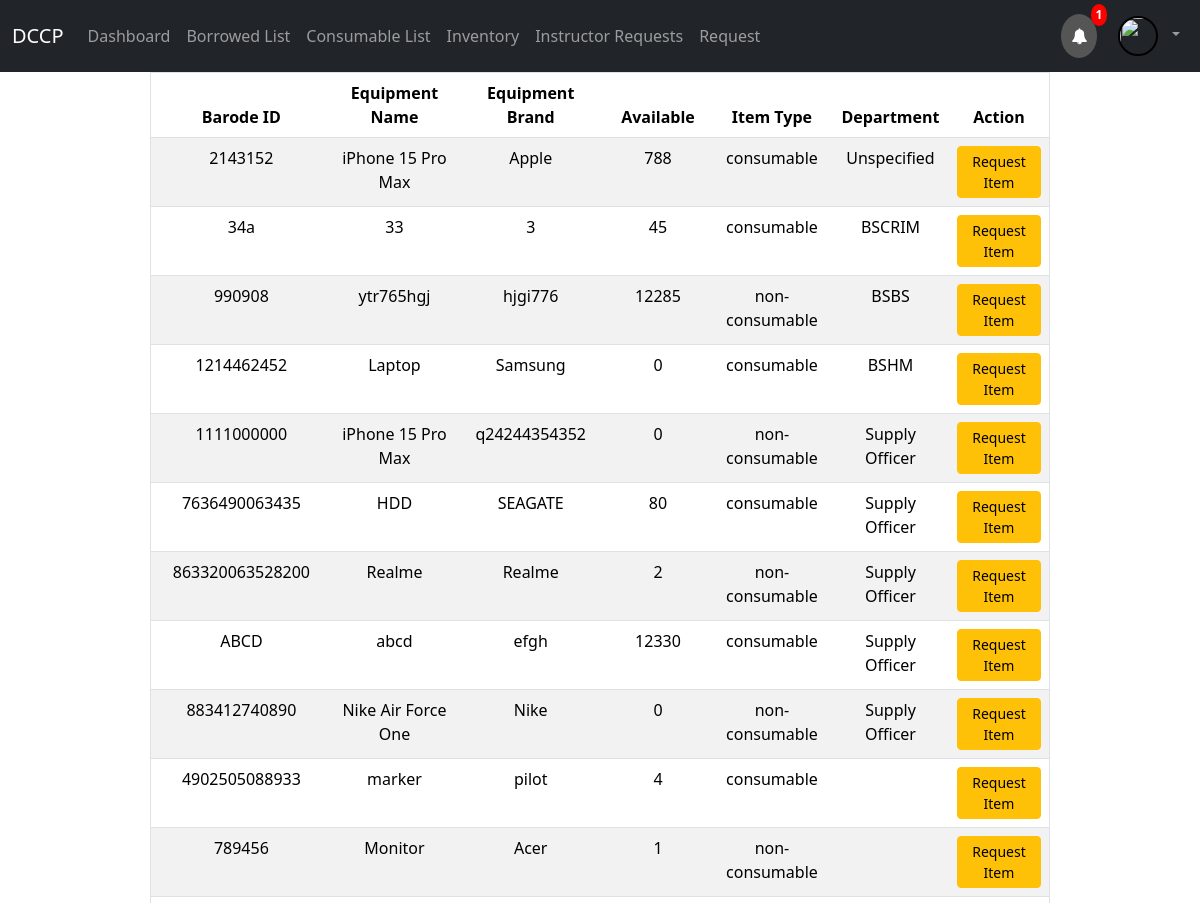
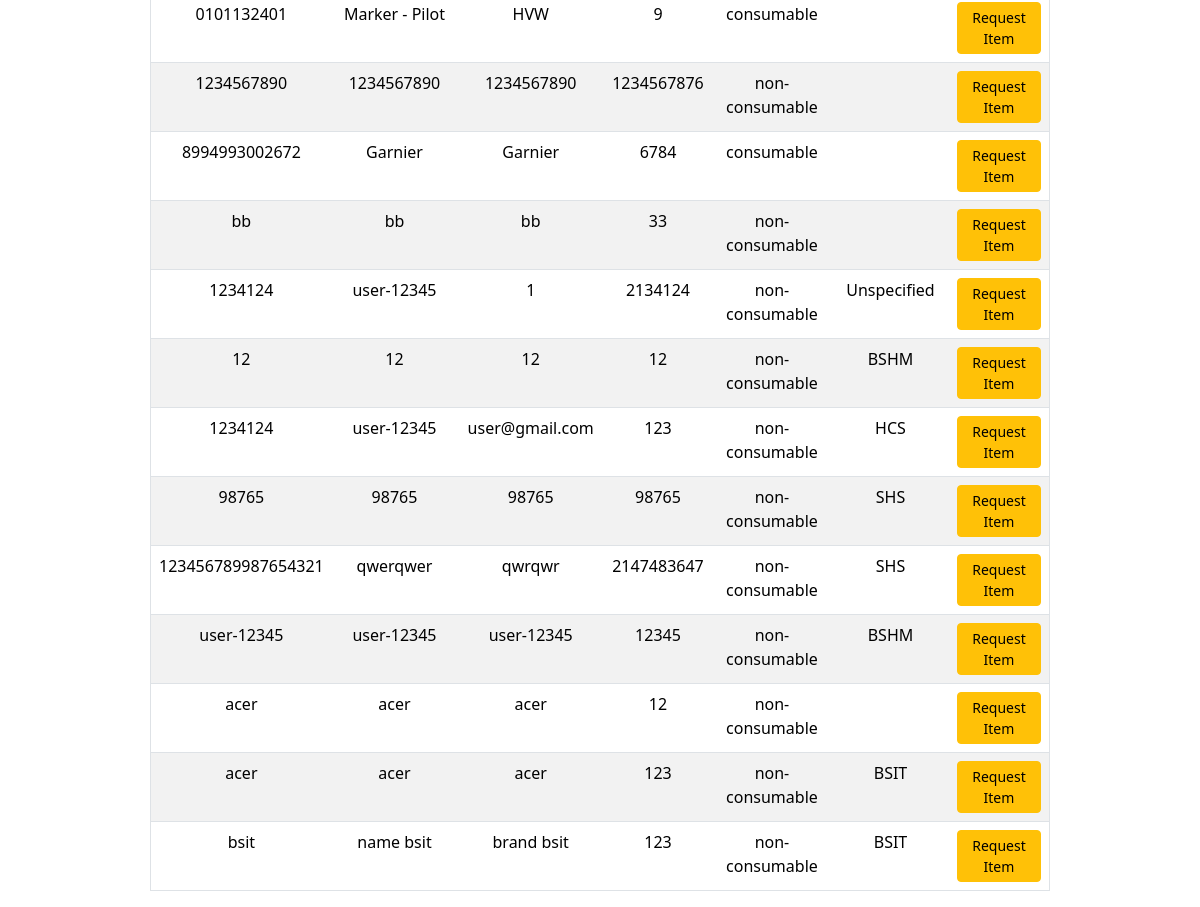
Screenshot of /request_index_ph.php with the database file from the repository (2 pictures, top to bottom).
### tables this page shows
CREATE TABLE `inventory` (
  `id` int(11) NOT NULL,
  `item_code` char(100) NOT NULL,
  `equipment_name` char(100) NOT NULL,
  `equipment_brand` char(100) NOT NULL,
  `equipment_model` char(100) NOT NULL,
  `quantity` int(11) NOT NULL,
  `item_type` text NOT NULL,
  `img` varchar(255) NOT NULL,
  `Locate` text NOT NULL
);

### request_index_ph.php (the view, shortened to what this page needs)
<?php
include_once("config.php");
$name = $_SESSION['username'];
    $rs=mysqli_query($mysqli, "select * from inventory");
?>
<!DOCTYPE html>
<html>
    <head>
    </head>
    <body>
        <link href="https://cdn.jsdelivr.net/npm/bootstrap@5.3.2/dist/css/bootstrap.min.css" rel="stylesheet">
        <?php include 'navigation_user.php'; ?>
        <table class="table table-striped w-75" border="1px" align="center">
            <thead >
                <tr align="center" >
                    <th><b>Barode ID</b></th>
                    <th><b>Equipment Name</b></th>
                    <th><b>Equipment Brand</b></th>
                    <th><b>Available</b></th>
                    <th><b>Item Type</b></th>
                    <th><b>Department</b></th>
                    <th colspan="2"><b>Action</b></th>
                </tr>
            </thead>
            <tbody>
<?php
while ($res = mysqli_fetch_array($rs)) {
    $rt = mysqli_query($mysqli, "SELECT * FROM request WHERE id = " . $res['id']);
    if ($ret = mysqli_fetch_array($rt)) {
        if ($ret['rname'] == $name) {
            echo "<tr align='center'>";
            echo "<td>" . $res['item_code'] . "</td>";
            echo "<td>" . $res['equipment_name'] . "</td>";
            echo "<td>" . $res['equipment_brand'] . "</td>";
            echo "<td>" . $res['quantity'] . "</td>";
            echo "<td>" . $res['item_type'] . "</td>";
            echo "<td>" . $res['Locate'] . "</td>";
            echo "<td><a class='btn btn-sm btn-danger' href='request_item_head.php?id=" . $res['id'] . "&action=cancel'>Cancel Request</a></td>";
            echo "</tr>";
        }
    } else {
        echo "<tr align='center'>";
        echo "<td>" . $res['item_code'] . "</td>";
        echo "<td>" . $res['equipment_name'] . "</td>";
        echo "<td>" . $res['equipment_brand'] . "</td>";
        echo "<td>" . $res['quantity'] . "</td>";
        echo "<td>" . $res['item_type'] . "</td>";
        echo "<td>" . $res['Locate'] . "</td>";
        echo "<td><a class='btn btn-sm btn-warning' href='request_item_amout_head.php?id=" . $res['id'] . "&action=request&quantity=" . $res['quantity'] . "&user_type=user'>Request Item</a></td>";
        echo "</tr>";
    }
}
?>
            </tbody>
        </table>
    </body>
</html>

### request_index_ph.php (style rules this page uses)
body { font-family: Arial, sans-serif; margin: 0; padding: 0; }

### rows the page displays
inventory: item_code "2143152", equipment_name "iPhone 15 Pro Max", equipment_brand "Apple", quantity "788", item_type "consumable", Locate "Unspecified"
inventory: item_code "34a", equipment_name "33", equipment_brand "3", quantity "45", item_type "consumable", Locate "BSCRIM"
inventory: item_code "990908", equipment_name "ytr765hgj", equipment_brand "hjgi776", quantity "12285", item_type "non-consumable", Locate "BSBS"
inventory: item_code "1214462452", equipment_name "Laptop", equipment_brand "Samsung", quantity "0", item_type "consumable", Locate "BSHM"
inventory: item_code "1111000000", equipment_name "iPhone 15 Pro Max", equipment_brand "q24244354352", quantity "0", item_type "non-consumable", Locate "Supply Officer"
inventory: item_code "7636490063435", equipment_name "HDD", equipment_brand "SEAGATE", quantity "80", item_type "consumable", Locate "Supply Officer"
inventory: item_code "863320063528200", equipment_name "Realme", equipment_brand "Realme", quantity "2", item_type "non-consumable", Locate "Supply Officer"
inventory: item_code "ABCD", equipment_name "abcd", equipment_brand "efgh", quantity "12330", item_type "consumable", Locate "Supply Officer"
inventory: item_code "883412740890", equipment_name "Nike Air Force One", equipment_brand "Nike", quantity "0", item_type "non-consumable", Locate "Supply Officer"
inventory: item_code "4902505088933", equipment_name "marker", equipment_brand "pilot", quantity "4", item_type "consumable"
inventory: item_code "789456", equipment_name "Monitor", equipment_brand "Acer", quantity "1", item_type "non-consumable"
inventory: item_code "0101132401", equipment_name "Marker - Pilot", equipment_brand "HVW", quantity "9", item_type "consumable"
inventory: item_code "1234567890", equipment_name "1234567890", equipment_brand "1234567890", quantity "1234567876", item_type "non-consumable"
inventory: item_code "8994993002672", equipment_name "Garnier", equipment_brand "Garnier", quantity "6784", item_type "consumable"
inventory: item_code "bb", equipment_name "bb", equipment_brand "bb", quantity "33", item_type "non-consumable"
inventory: item_code "1234124", equipment_name "user-12345", equipment_brand "1", quantity "2134124", item_type "non-consumable", Locate "Unspecified"
inventory: item_code "12", equipment_name "12", equipment_brand "12", quantity "12", item_type "non-consumable", Locate "BSHM"
inventory: item_code "1234124", equipment_name "user-12345", equipment_brand "user@gmail.com", quantity "123", item_type "non-consumable", Locate "HCS"
inventory: item_code "98765", equipment_name "98765", equipment_brand "98765", quantity "98765", item_type "non-consumable", Locate "SHS"
inventory: item_code "123456789987654321", equipment_name "qwerqwer", equipment_brand "qwrqwr", quantity "2147483647", item_type "non-consumable", Locate "SHS"
inventory: item_code "user-12345", equipment_name "user-12345", equipment_brand "user-12345", quantity "12345", item_type "non-consumable", Locate "BSHM"
inventory: item_code "acer", equipment_name "acer", equipment_brand "acer", quantity "12", item_type "non-consumable"
inventory: item_code "acer", equipment_name "acer", equipment_brand "acer", quantity "123", item_type "non-consumable", Locate "BSIT"
inventory: item_code "bsit", equipment_name "name bsit", equipment_brand "brand bsit", quantity "123", item_type "non-consumable", Locate "BSIT"

### other values shown
$alerto "1"
